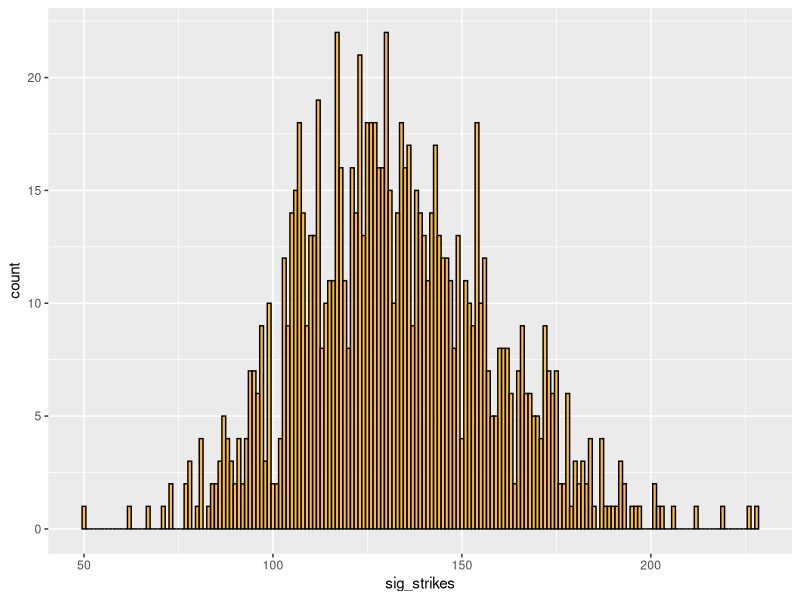
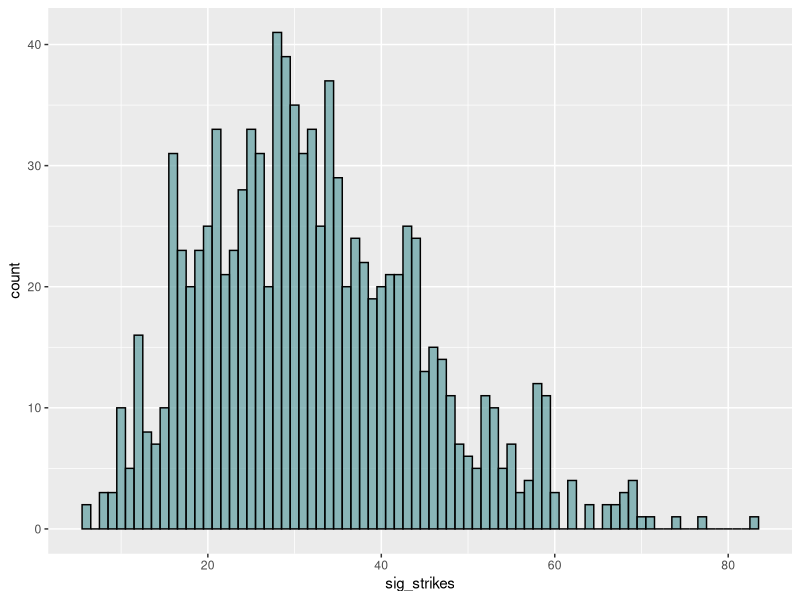
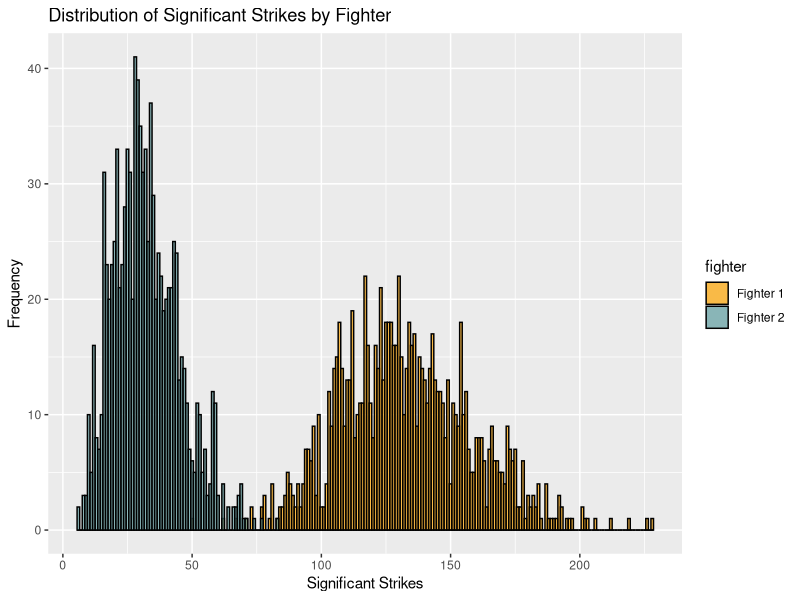

Generate these figures, in order, with R:
#1.Step: Insert Fighter Data.
#Add the number of significant strikes
#Add the fight duration
#Talbott vs Lima

#Duration in Minutes

fighter1=data.frame(sig_strikes=c(49,13,79,28,145),
                    duration=c(15,6,6,11,15 )
)

#Duration in Minutes

fighter2=data.frame(sig_strikes=c(55,37),
                    duration=c(15,12)
)

#New Parameter Sig_Strikes_Per_Minutes
fighter1$STR_PM=fighter1$sig_strikes/fighter1$duration
fighter2$STR_PM=fighter2$sig_strikes/fighter2$duration

head(fighter1)

#Gamma Poisson Code
update_gamma=function(prior_alpha, prior_beta, total_strikes_PM, fights) {
  # Calculate posterior parameters
  posterior_alpha <- prior_alpha + total_strikes_PM
  posterior_beta <- prior_beta + fights
  return(list(alpha = posterior_alpha, beta = posterior_beta))
}


#Observed Data for fighter1
fighter1_sig_PM=sum(fighter1$STR_PM)
fighter2_sig_PM=sum(fighter2$STR_PM)
#Observed Data for fighter2
fights_fighter1 = nrow(fighter1)
fights_fighter2 = nrow(fighter2)

#Insert Parameters(shape,rate) for fighter1
#Uninformed
shape1=1 
rate1=1  



#Insert Parameters(shape,rate) for fighter2
#Uninformed
shape2=1
rate2= 1


#Updated distributions for fighter1
posterior_fighter1=update_gamma(shape1,rate1,fighter1_sig_PM,fights_fighter1)
cat('Prior:Alpha=',posterior_fighter1$alpha,
    "Beta=",posterior_fighter1$beta,"\n")
#Updated distributions for fighter2
posterior_fighter2=update_gamma(shape2,rate2,fighter2_sig_PM,fights_fighter2)
cat('Prior:Alpha=',posterior_fighter2$alpha,
    "Beta=",posterior_fighter2$beta,"\n")


expected_duration <- function(x, y) {
  over2_5 <- x
  under2_5 <- y
  margin <- 1/over2_5 + 1/under2_5
  fair_over <- (1/over2_5)/margin
  fair_under <- (1/under2_5)/margin
  first_round <- fair_under/2
  second_round <- fair_under/2
  third_round <- fair_over
  
  # Calculating expected number of rounds
  p <- first_round + 2*second_round + 3*third_round
  return(p*5)
}


t=expected_duration(1.40,2.85)
t




#Simulate Lambda from the posterior Gamma Distribution
#Fighter1
lambda_fighter1=rgamma(1000,posterior_fighter1$alpha,posterior_fighter2$beta)
print(lambda_fighter1)
#simulate number of strikes_Per_minute in future fights
future_strikes_f1=rpois(1000,lambda_fighter1*t)
#Create a df for ggplot
future_strikes_fighter1=data.frame(sig_strikes=future_strikes_f1)
#Plot the histogram
library(ggplot2)
ggplot(future_strikes_fighter1,aes(x=sig_strikes))+geom_histogram(binwidth=1,
                                                                  fill="orange",
                                                                  color="black",   
                                                                  alpha=0.7)
mean(future_strikes_f1)
median(future_strikes_f1)     


#Fighter2
lambda_fighter2=rgamma(1000,posterior_fighter2$alpha,posterior_fighter2$beta)
#simulate number of strikes in future fights
future_strikes_f2=rpois(1000,lambda_fighter2*t)
#Create a df for ggplot
future_strikes_fighter2=data.frame(sig_strikes=future_strikes_f2)
#Plot the histogram
library(ggplot2)
ggplot(future_strikes_fighter2,aes(x=sig_strikes))+geom_histogram(binwidth=1,
                                                                  fill="cadetblue",
                                                                  color="black",
                                                                  alpha=0.7)





#Plot for both distributions
# Combine your datasets with a grouping variable
combined_data <- rbind(
  data.frame(sig_strikes = future_strikes_fighter1$sig_strikes, fighter = "Fighter 1"),
  data.frame(sig_strikes = future_strikes_fighter2$sig_strikes, fighter = "Fighter 2")
)

# Create overlapping histograms
ggplot(combined_data, aes(x = sig_strikes, fill = fighter)) +
  geom_histogram(binwidth = 1, 
                 color = "black", 
                 alpha = 0.7, 
                 position = "identity") +
  scale_fill_manual(values = c("Fighter 1" = "orange", "Fighter 2" = "cadetblue")) +
  labs(title = "Distribution of Significant Strikes by Fighter",
       x = "Significant Strikes",
       y = "Frequency")


#Credible intervals for fighter1
credible_interval_gamma1=quantile(lambda_fighter1,probs=c(0.025,0.975))
print(credible_interval_gamma1)
mean_credible_gamma1=mean(lambda_fighter1)
print(mean_credible_gamma1)

#Credible intervals for fighter2
credible_interval_gamma2=quantile(lambda_fighter2,probs=c(0.025,0.975))
print(credible_interval_gamma2)
mean_credible_gamma2=mean(lambda_fighter2)
print(mean_credible_gamma2)

#Pricing Markets
#Odds for Fighter1
median(future_strikes_fighter1$sig_strikes)
mean(future_strikes_fighter1$sig_strikes)
mean(future_strikes_fighter1$sig_strikes>20)
mean(future_strikes_fighter1$sig_strikes>40)
mean(future_strikes_fighter1$sig_strikes>50)
mean(future_strikes_fighter1$sig_strikes>60)
mean(future_strikes_fighter1$sig_strikes>80)


#Odds for Fighter2
median(future_strikes_fighter2$sig_strikes)
mean(future_strikes_fighter2$sig_strikes)
mean(future_strikes_fighter2$sig_strikes>20)
mean(future_strikes_fighter2$sig_strikes>40)
mean(future_strikes_fighter2$sig_strikes>50)
mean(future_strikes_fighter2$sig_strikes>60)
mean(future_strikes_fighter2$sig_strikes>80)

#Odds for "Most Significant Strikes
Winner_fighter1=mean(future_strikes_fighter2$sig_strikes>future_strikes_fighter1$sig_strikes)
Winner_fighter2=mean(future_strikes_fighter1$sig_strikes>future_strikes_fighter2$sig_strikes)
Draw=mean(future_strikes_fighter2$sig_strikes==future_strikes_fighter1$sig_strikes)
#Should be 1
Winner_fighter2+Winner_fighter1+Draw
